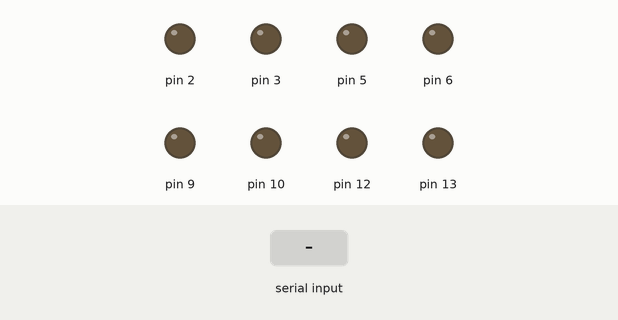
This sketch was run on a simulated Arduino Uno, built with avr-gcc and run on an emulated ATmega328P. On the bench: output pins drawn as LEDs (lit = HIGH). The inputs (shaded band) are chosen by the test bench.

Above: at 1.2 s.
1.3 s: "f" received over Serial
At 2.3 s:
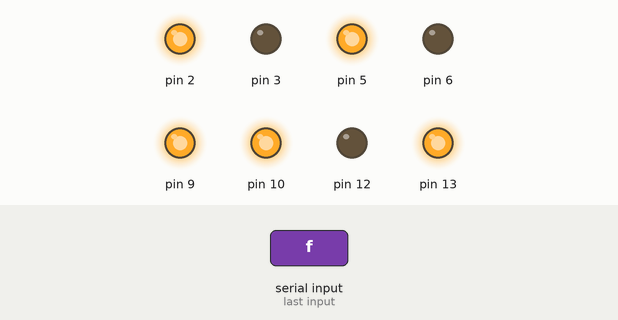
2.8 s: "b" received over Serial
At 3.4 s:
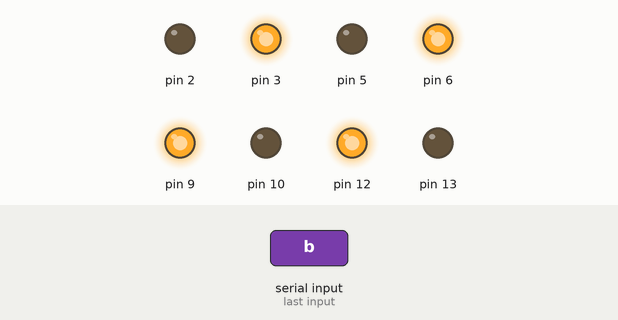
4.3 s: "r" received over Serial
At 4.6 s:
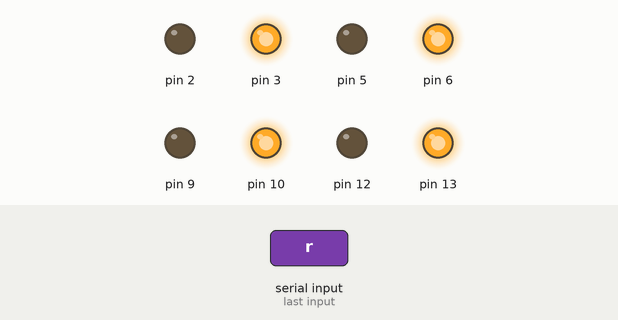
5.8 s: "l" received over Serial
At 6.9 s:
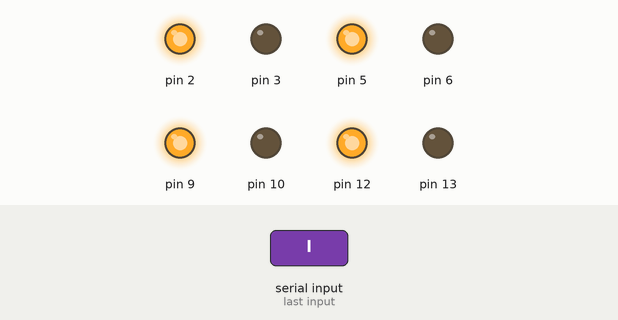
7.3 s: "s" received over Serial
At 8.1 s:
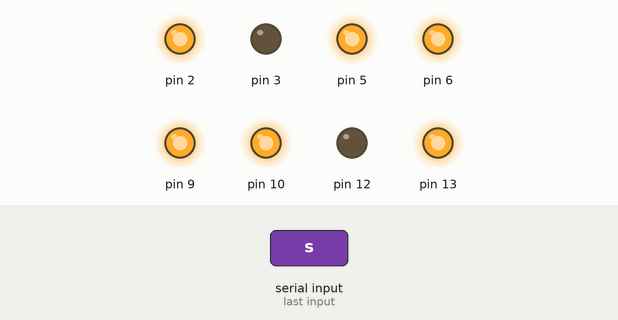
Timing chart, 0 to 9.8 s (numbered marks = the images above; inputs shaded):
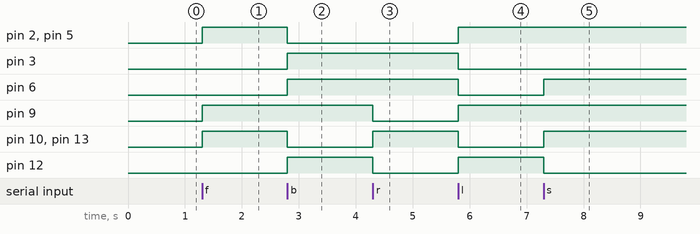

Measured:
- after the input at 1.3 s, pin 2, pin 5, pin 9, pin 10, pin 13: LOW → HIGH at once
- after the input at 2.8 s, pin 2, pin 5, pin 10, pin 13: HIGH → LOW at once; pin 3, pin 6, pin 12: LOW → HIGH at once
- after the input at 4.3 s, pin 9, pin 12: HIGH → LOW at once; pin 10, pin 13: LOW → HIGH at once
- after the input at 5.8 s, pin 2, pin 5, pin 9, pin 12: LOW → HIGH at once; pin 3, pin 6, pin 10, pin 13: HIGH → LOW at once
- after the input at 7.3 s, pin 6, pin 10, pin 13: LOW → HIGH at once; pin 12: HIGH → LOW at once

The sketch:

Drone.ino
```cpp
void setup()
{
  pinMode(5,OUTPUT);
  pinMode(6,OUTPUT);
  pinMode(9,OUTPUT);
  pinMode(10,OUTPUT);
  pinMode(2,OUTPUT);
  pinMode(3,OUTPUT);
  pinMode(12,OUTPUT);
  pinMode(13,OUTPUT);
  Serial.begin(9600);
}


int income=0;
void loop()
{
  if(Serial.available()>0)
  {
    income=Serial.read();
    switch(income)
    {
      case 'f':
        forward();
        break;
      case 'b':
        backward();
        break;
      case 'r':
        right();
        break;
      case 'l':
        left();
        break;
      case 's':
        stop();
        break;
      default:
        break;
    }
  }
}

void forward()
{
  digitalWrite(5,HIGH);
  digitalWrite(6,LOW);
  digitalWrite(10,HIGH);
  digitalWrite(9,LOW);
  digitalWrite(9,HIGH);
  digitalWrite(2,HIGH);
  digitalWrite(3,LOW);
  digitalWrite(13,HIGH);
  digitalWrite(12,LOW);
}

void backward()
{
  digitalWrite(6,HIGH);
  digitalWrite(5,LOW);
  digitalWrite(9,HIGH);
  digitalWrite(10,LOW);
  digitalWrite(3,HIGH);
  digitalWrite(2,LOW);
  digitalWrite(12,HIGH);
  digitalWrite(13,LOW);
}

void left()
{
  digitalWrite(5,HIGH);
  digitalWrite(6,LOW);
  digitalWrite(9,HIGH);
  digitalWrite(10,LOW);
  digitalWrite(12,HIGH);
  digitalWrite(13,LOW);
  digitalWrite(2,HIGH);
  digitalWrite(3,LOW);
}

void right()
{
  digitalWrite(6,HIGH);
  digitalWrite(5,LOW);
  digitalWrite(10,HIGH);
  digitalWrite(9,LOW);
  digitalWrite(3,HIGH);
  digitalWrite(2,LOW);
  digitalWrite(13,HIGH);
  digitalWrite(12,LOW);
}

void stop()
{
  digitalWrite(6,HIGH);
  digitalWrite(5,HIGH);
  digitalWrite(10,HIGH);
  digitalWrite(9,HIGH);
  digitalWrite(2,HIGH);
  digitalWrite(3,LOW);
  digitalWrite(13,HIGH);
  digitalWrite(12,LOW);
}
```
